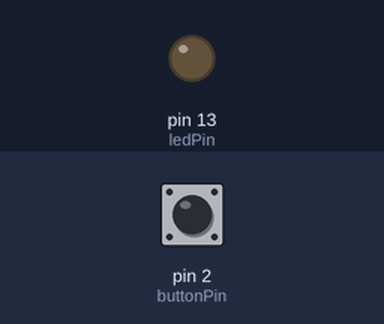
Bench run of a sketch on a simulated Arduino Uno, built with avr-gcc and run on an emulated ATmega328P. Shown: output pins drawn as LEDs (lit = HIGH). The inputs (shaded band) are chosen by the test bench; at power-on: pin 2 (buttonPin) LOW. What the sketch prints to the serial monitor is not drawn.

Above: at 1.2 s.
1.3 s: pin 2 (buttonPin) pulled HIGH for 0.15 s
At 1.37 s:
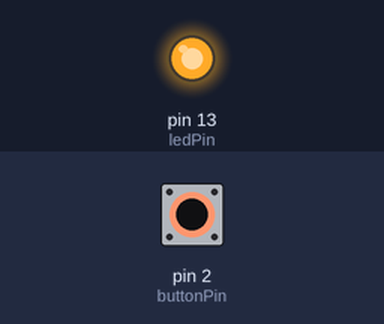
2.9 s: pin 2 (buttonPin) pulled HIGH for 1 s
At 4.8 s:
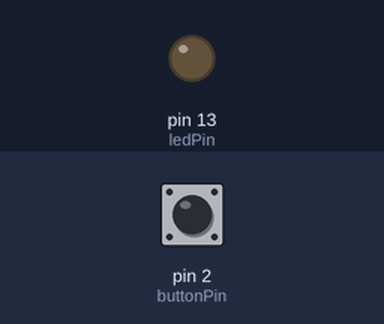
5.4 s: pin 2 (buttonPin) pulled HIGH for 3.2 s
At 6.0 s:
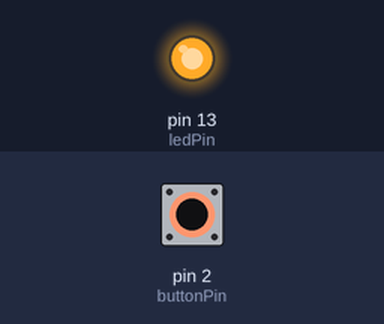
Timing chart, 0 to 10.1 s (numbered marks = the images above; inputs shaded):
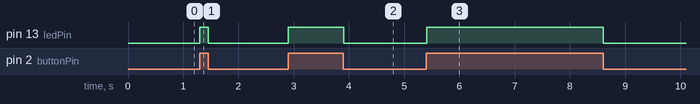

Measured:
- after the input at 1.3 s, pin 13 (ledPin): LOW → HIGH at once, → LOW 0.15 s later
- after the input at 2.9 s, pin 13 (ledPin): LOW → HIGH at once, → LOW 1.0 s later
- after the input at 5.4 s, pin 13 (ledPin): LOW → HIGH at once, → LOW 3.2 s later

The sketch:

Button.ino
```cpp
// 入出力ピンを表す定数
const int buttonPin = 2;
const int ledPin = 13;

// ボタンに接続したピンの前回の状態
int lastButtonState = -1;

void setup() {
  // 入出力ピンのモードをセット
  pinMode(ledPin, OUTPUT);
  pinMode(buttonPin, INPUT);

  // シリアル通信を9600bpsで開始
  Serial.begin(9600);
}

void loop() {
  // ボタンに接続したピンの状態を読み取る
  int buttonState = digitalRead(buttonPin);

  // 前回ボタンが押されていなくて現在押されていたら
  if (lastButtonState != HIGH && buttonState == HIGH) {
    // LEDを点灯し、シリアルにpをプリント
    digitalWrite(ledPin, HIGH);
    Serial.print("p");
  }
  // 前回ボタンが離されていなくて現在離されていたら
  else if (lastButtonState != LOW && buttonState == LOW) {
    // LEDを消灯し、シリアルにrをプリント
    digitalWrite(ledPin, LOW);
    Serial.print("r");
  }

  // 前回の状態として今回の状態をセット
  lastButtonState = buttonState;

  // 次のループ開始まで10ms待つ
  delay(10);
}
```
